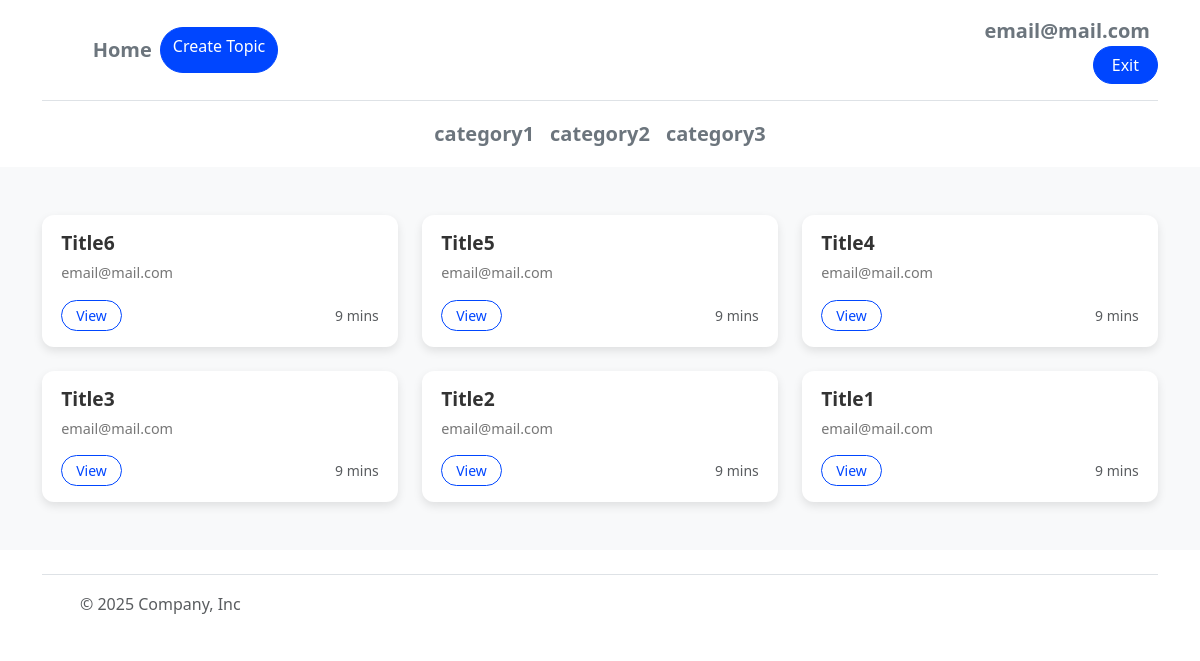
Before: /discussion_topic (signed in) with the older database file.
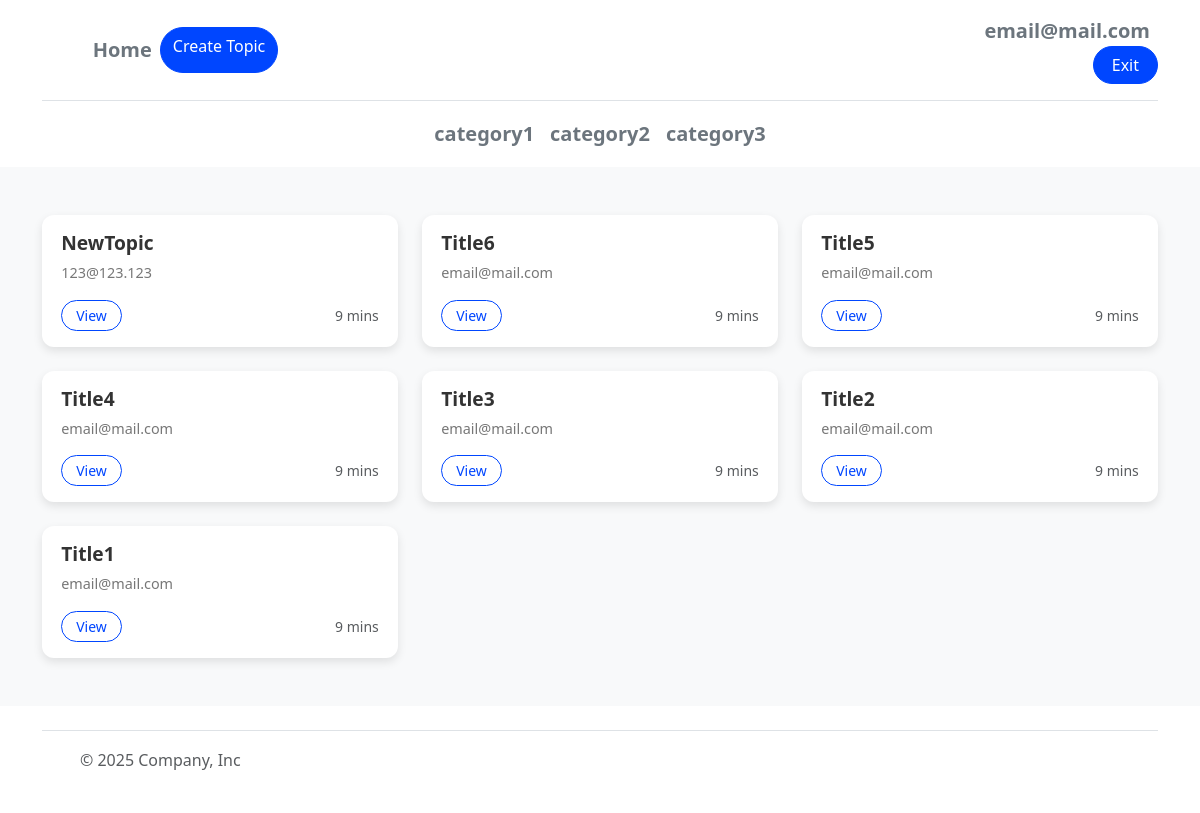
After: the same page with the newer database file.
### tables this page shows
CREATE TABLE user(
               id INTEGER PRIMARY KEY,
               email VARCHAR(250),    
               hash_password VARCHAR(500),
               sale VARCHAR(500)
                );

CREATE TABLE category(
                   id INTEGER PRIMARY KEY,
                   title VARCHAR(50) 
    );

CREATE TABLE discussion_topic(
                   id INTEGER PRIMARY KEY,
                   id_category INTEGER,
                   id_user INTEGER,
                   title VARCHAR(150),
                   text VARCHAR,
                   FOREIGN KEY (id_category) REFERENCES category(id),
                   FOREIGN KEY (id_user) REFERENCES user (id)
                    );

### main.py (the view)
@app.route("/discussion_topic", endpoint="discussion_topic")
def discussion_topic():
    if "id_user" not in session.keys():
        return redirect(url_for("index"))
    category_list = db_scripts.get_all_category()
    all_discussion_topic = db_scripts.get_all_category_or_discussion_topic()
    return render_template("discussion_topic/discussion_topic.html",
                           category_list=category_list,
                           data=all_discussion_topic,
                           email=session.get("email_user"),
                           id_user=session.get("id_user")
                           )

### db_scripts.py (called while the page is built)
def db_deck(funk):
    def open_close(*args, **kwargs):
        db_open()
        data = funk(*args, **kwargs)
        db_close()
        return data
    return open_close

def db_open():
    global DB,cursor
    DB = sqlite3.connect(db_path)
    cursor = DB.cursor()

def db_close():
    DB.commit()
    cursor.close()
    DB.close()

@db_deck
def get_all_category():
    try:
        cursor.execute("""SELECT * FROM category
                        ORDER BY id
                       """)
        return cursor.fetchall()
    except:
        return False

### v3/templates/discussion_topic/discussion_topic.html (shortened to what this page needs)
{% extends "base.html" %}
{% block main %}
<div class="container text-center nav-section">
  <ul class="nav justify-content-center mb-0">
    {% for id_category, category_name in category_list %}
      <li><a href="/discussion_topic/category/{{id_category}}" class="nav-link px-2 link-secondary fs-5 fw-semibold">{{category_name}}</a></li>
    {% endfor %}
  </ul>
</div>
<div class="album py-5 bg-light">
  <div class="container">
    <div class="row row-cols-1 row-cols-sm-2 row-cols-md-3 g-4">
      {% for discussion_topic_id, discussion_topic_title, user_id, user_email in data %}
      <div class="col">
        <div class="topic-card">
          <div class="card-body">
            <h5 class="topic-card-title">{{ discussion_topic_title }}</h5>
            <p class="topic-card-email">{{ user_email }}</p>
            <div class="d-flex justify-content-between align-items-center mt-3">
              <div class="btn-group">
                <a href="/discussion_topic/{{discussion_topic_id}}">
                  <button type="button" class="btn btn-sm btn-outline-primary">View</button>
                </a>
              </div>
              <small class="text-muted">9 mins</small>
            </div>
          </div>
        </div>
      </div>
      {% endfor %}
    </div>
  </div>
</div>
{% endblock %}

### v3/templates/base.html (shortened to what this page needs)
<!DOCTYPE html>
<html lang="en">
<head>
  <link href="https://cdn.jsdelivr.net/npm/bootstrap@5.3.3/dist/css/bootstrap.min.css" rel="stylesheet">
</head>
<body>
  <div class="container">
    <header class="d-flex flex-wrap align-items-center justify-content-between py-3 mb-0 border-bottom">
      <div class="col-md-3 mb-2 mb-md-0">
          <ul class="nav justify-content-center mb-0">
            <a href="/" class="nav-link px-2 link-secondary fs-5 fw-semibold"><li>Home</li></a>
            <a href="/discussion_topic/create"class="btn btn-primary rounded-pill"><li>Create Topic</li></a>
          </ul>
      </div>
      <div class="col-md-3 text-end auth-buttons">
        {% if id_user %}
          <a href="#" class="nav-link px-2 link-secondary fs-5 fw-semibold">{{email}}</a>
          <a href="/Exit" class="btn btn-primary rounded-pill">Exit</a>
        {% else %}
          <a href="/Login" class="btn btn-outline-primary rounded-pill me-2">Login</a>
          <a href="/Registration" class="btn btn-primary rounded-pill">Sign-up</a>
        {% endif %}
      </div>
    </header>
  </div>
  <main>
    {% block main %}{% endblock %}
  </main>
  <div class="container">
    <footer class="d-flex flex-wrap justify-content-between align-items-center py-3 my-4 border-top">
      <div class="col-md-4 d-flex align-items-center">
        <a href="/" class="mb-3 me-2 mb-md-0 text-body-secondary text-decoration-none lh-1" aria-label="Bootstrap">
          <svg class="bi" width="30" height="24" aria-hidden="true"><use xlink:href="#bootstrap"></use></svg>
        </a>
        <span class="mb-3 mb-md-0 text-body-secondary">© 2025 Company, Inc</span>
      </div>
      <ul class="nav col-md-4 justify-content-end list-unstyled d-flex">
        <li class="ms-3"><a class="text-body-secondary" href="#" aria-label="Instagram"><svg class="bi" width="24" height="24" aria-hidden="true"><use xlink:href="#instagram"></use></svg></a></li>
        <li class="ms-3"><a class="text-body-secondary" href="#" aria-label="Facebook"><svg class="bi" width="24" height="24"><use xlink:href="#facebook"></use></svg></a></li>
      </ul>
    </footer>
  </div>
</body>
</html>

### v3/templates/discussion_topic/discussion_topic.html (style rules this page uses)
.topic-card { border-radius: 12px; box-shadow: 0 4px 10px rgba(0,0,0,0.1); overflow: hidden; background: #fff; transition: transform 0.2s ease, box-shadow 0.2s ease; }
.topic-card-title { font-weight: 600; font-size: 1.2rem; color: #333; margin-bottom: 8px; }
.topic-card-email { color: #777; font-size: 0.9rem; }
.card-body { padding: 1rem 1.2rem; }
.btn-group .btn { border-radius: 20px !important; margin-right: 6px; padding: 4px 14px; font-weight: 500; }
.btn-outline-primary { color: #0d6efd; border-color: #0d6efd; }

### v3/templates/base.html (style rules this page uses)
.auth-buttons .btn { border-radius: 50px !important; padding: 6px 18px; font-weight: 500; transition: all 0.2s ease; }
.auth-buttons .btn-primary { background-color: #0046ff; border-color: #0046ff; }
.btn-outline-primary { color: #0046ff; border-color: #0046ff; }
.btn-primary { background-color: #0046ff; border-color: #0046ff; }
.nav-section { padding: 10px 0; }

Changed rows visible on the page:
added discussion_topic: title "NewTopic", email "123@123.123"
